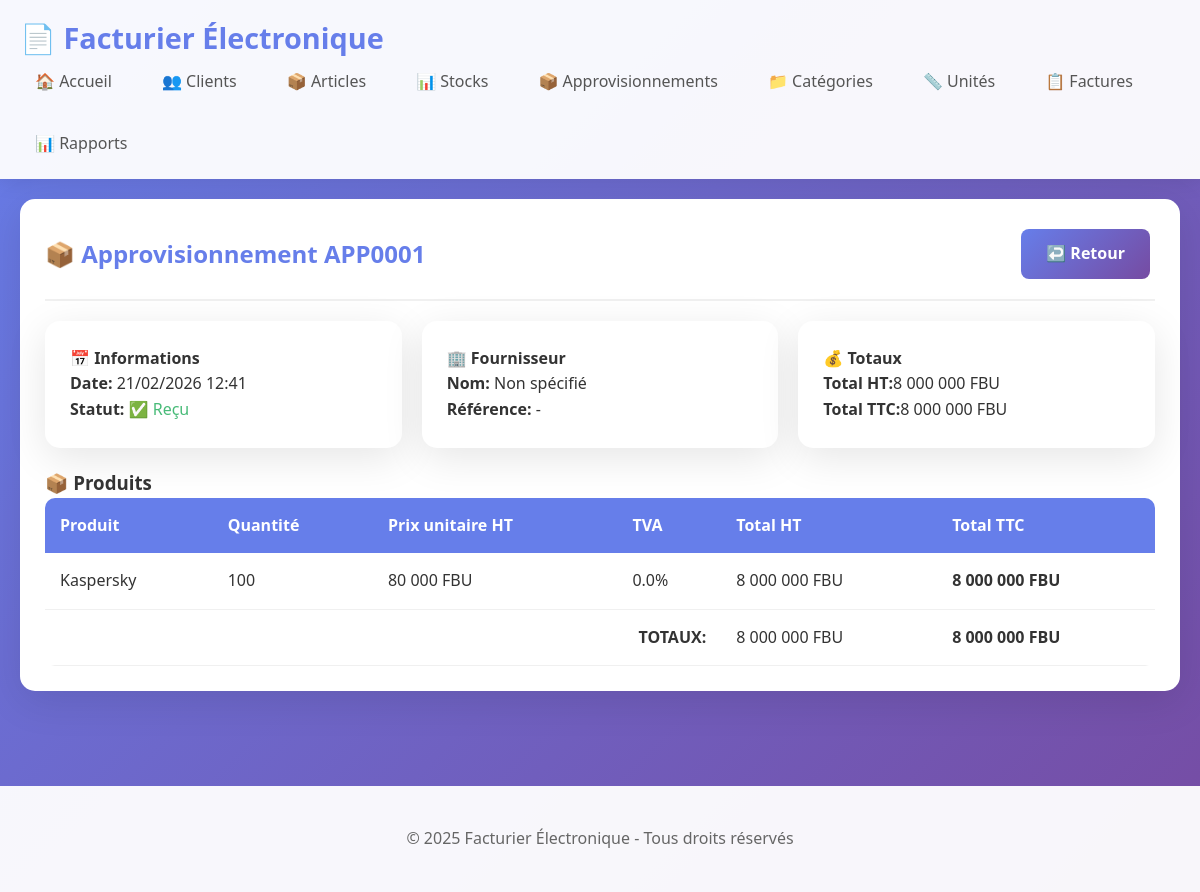
Screenshot of /approvisionnement/1 with the database file from the repository.
### models.py (models this page shows, shortened)
class Approvisionnement(db.Model):
    __tablename__ = 'approvisionnements'
    id = db.Column(db.Integer, primary_key=True)
    numero = db.Column(db.String(20), unique=True, nullable=False)
    date_approvisionnement = db.Column(db.DateTime, default=datetime.utcnow)
    fournisseur = db.Column(db.String(200))
    reference_fournisseur = db.Column(db.String(100))
    STATUT_EN_ATTENTE = 'en_attente'
    STATUT_RECU = 'recu'
    STATUT_ANNULE = 'annule'
    statut = db.Column(db.String(20), default=STATUT_EN_ATTENTE)
    total_ht = db.Column(db.Float, default=0.0)
    total_ttc = db.Column(db.Float, default=0.0)
    notes = db.Column(db.Text)
    date_creation = db.Column(db.DateTime, default=datetime.utcnow)
    lignes = db.relationship('LigneApprovisionnement', backref='approvisionnement', lazy=True, cascade='all, delete-orphan')

class LigneApprovisionnement(db.Model):
    __tablename__ = 'lignes_approvisionnement'
    id = db.Column(db.Integer, primary_key=True)
    approvisionnement_id = db.Column(db.Integer, db.ForeignKey('approvisionnements.id'), nullable=False)
    produit_id = db.Column(db.Integer, db.ForeignKey('produits.id'), nullable=False)
    quantite = db.Column(db.Integer, nullable=False)
    prix_unitaire_ht = db.Column(db.Float, nullable=False)
    prix_unitaire_ttc = db.Column(db.Float, nullable=False)
    tva = db.Column(db.Float, nullable=False)
    produit = db.relationship('Produit')
    @property
    def total_ht(self):
        return self.quantite * self.prix_unitaire_ht
    @property
    def total_ttc(self):
        return self.quantite * self.prix_unitaire_ttc

class Produit(db.Model):
    __tablename__ = 'produits'
    id = db.Column(db.Integer, primary_key=True)
    nom = db.Column(db.String(100), nullable=False)
    code = db.Column(db.String(50), unique=True)
    unite_mesure_id = db.Column(db.Integer, db.ForeignKey('unites_mesure.id'), nullable=False)
    categorie_id = db.Column(db.Integer, db.ForeignKey('categories.id'), nullable=False)
    unite_mesure = db.relationship('UniteMesure', backref='produits')
    categorie = db.relationship('Categorie', backref='produits')
    tva = db.Column(db.Float, nullable=False, default=0.0)
    tc = db.Column(db.String(5), nullable=False)
    pf = db.Column(db.String(5), nullable=False)
    article_stockable = db.Column(db.String(5), nullable=False)
    pv_ttc = db.Column(db.Float, nullable=False, default=0.0)
    quantite_initiale = db.Column(db.Float, default=0.0)  # Initial quantity
    stock_minimum = db.Column(db.Float, default=0.0)  # Alert threshold
    pru = db.Column(db.Float, default=0.0)  # Prix de revient unitaire
    stock_actuel = db.Column(db.Float, default=0.0)  # Current stock (calculated from movements)
    date_creation = db.Column(db.DateTime, default=datetime.utcnow)
    lignes_facture = db.relationship('LigneFacture', backref='produit_ref', lazy=True)
    mouvements_stock = db.relationship('MouvementStock', backref='produit', lazy=True, cascade='all, delete-orphan')
    """
        Add a stock movement and update current stock
    """

### app.py (the view)
@app.route('/approvisionnement/<int:id>')
def approvisionnement_detail(id):
    appro = Approvisionnement.query.get_or_404(id)
    return render_template('approvisionnement.html', appro=appro)

### templates/approvisionnement.html (shortened to what this page needs)
{% extends "base.html" %}
{% block content %}
<div class="card">
    <div class="card-header">
        <h2>📦 Approvisionnement {{ appro.numero }}</h2>
        <div>
            <a href="{{ url_for('approvisionnements_list') }}" class="btn btn-primary">↩️ Retour</a>
        </div>
    </div>
    <div style="display: grid; grid-template-columns: repeat(auto-fit, minmax(250px, 1fr)); gap: 20px; margin-bottom: 20px;">
        <div class="card" style="margin: 0;">
            <h4>📅 Informations</h4>
            <p><strong>Date:</strong> {{ appro.date_approvisionnement.strftime('%d/%m/%Y %H:%M') }}</p>
            <p><strong>Statut:</strong>
                {% if appro.statut == 'recu' %}
                <span style="color: #48bb78;">✅ Reçu</span>
                {% elif appro.statut == 'en_attente' %}
                <span style="color: #ed8936;">⏳ En attente</span>
                {% else %}
                <span style="color: #f56565;">❌ Annulé</span>
                {% endif %}
            </p>
        </div>
        <div class="card" style="margin: 0;">
            <h4>🏢 Fournisseur</h4>
            <p><strong>Nom:</strong> {{ appro.fournisseur or 'Non spécifié' }}</p>
            <p><strong>Référence:</strong> {{ appro.reference_fournisseur or '-' }}</p>
        </div>
        <div class="card" style="margin: 0;">
            <h4>💰 Totaux</h4>
            <p><strong>Total HT:</strong>{{ "{:,.0f}".format(appro.total_ht).replace(',', ' ') }} FBU</p>
            <p><strong>Total TTC:</strong>{{ "{:,.0f}".format(appro.total_ttc).replace(',', ' ') }} FBU</p>
        </div>
    </div>
    <h3>📦 Produits</h3>
    <div class="table-responsive">
        <table>
            <thead>
                <tr>
                    <th>Produit</th>
                    <th>Quantité</th>
                    <th>Prix unitaire HT</th>
                    <th>TVA</th>
                    <th>Total HT</th>
                    <th>Total TTC</th>
                </tr>
            </thead>
            <tbody>
                {% for ligne in appro.lignes %}
                <tr>
                    <td>{{ ligne.produit.nom }}</td>
                    <td>{{ ligne.quantite }}</td>
                    <td> {{ "{:,.0f}".format(ligne.prix_unitaire_ht).replace(',', ' ') }} FBU</td>
                    <td>{{ ligne.tva }}%</td>
                    <td>{{ "{:,.0f}".format(ligne.total_ht).replace(',', ' ') }} FBU</td>
                    <td><strong>{{ "{:,.0f}".format(ligne.total_ttc).replace(',', ' ') }} FBU</strong></td>
                </tr>
                {% endfor %}
            </tbody>
            <tfoot>
                <tr>
                    <td colspan="4" style="text-align: right;"><strong>TOTAUX:</strong></td>
                    <td>{{ "{:,.0f}".format(appro.total_ht).replace(',', ' ') }} FBU</td>
                    <td><strong>{{ "{:,.0f}".format(appro.total_ttc).replace(',', ' ') }} FBU</strong></td>
                </tr>
            </tfoot>
        </table>
    </div>
</div>
{% endblock %}

### static/style.css (style rules this page uses)
* { margin: 0; padding: 0; box-sizing: border-box; }
body { font-family: 'Segoe UI', Tahoma, Geneva, Verdana, sans-serif; line-height: 1.6; color: #333; background: linear-gradient(135deg, #667eea 0%, #764ba2 100%); min-height: 100vh; }
a { text-decoration: none; color: #667eea; }
.card { background: white; border-radius: 15px; padding: 25px; margin-bottom: 25px; box-shadow: 0 10px 40px rgba(0,0,0,0.1); transition: transform 0.3s; }
.card-header { display: flex; justify-content: space-between; align-items: center; flex-wrap: wrap; margin-bottom: 20px; padding-bottom: 15px; border-bottom: 2px solid #f0f0f0; }
.card-header h2 { color: #667eea; font-size: 1.5rem; }
.table-responsive { overflow-x: auto; border-radius: 10px; }
table { width: 100%; border-collapse: collapse; background: white; }
th { background: #667eea; color: white; font-weight: 600; padding: 15px; text-align: left; }
td { padding: 15px; border-bottom: 1px solid #f0f0f0; }
.btn { display: inline-block; padding: 12px 25px; border: none; border-radius: 8px; font-size: 16px; font-weight: 600; cursor: pointer; transition: all 0.3s; margin: 5px; text-align: center; min-width: 120px; }
.btn-primary { background: linear-gradient(135deg, #667eea 0%, #764ba2 100%); color: white; }

### rows the page displays
Approvisionnement: numero "APP0001", date_approvisionnement "21/02/2026 12:41", fournisseur "Non spécifié", reference_fournisseur "-", total_ht "8 000 000", total_ttc "8 000 000"
LigneApprovisionnement: produit.nom "Kaspersky", quantite "100", prix_unitaire_ht "80 000", tva "0.0", quantite+prix_unitaire_ht "8 000 000", quantite+prix_unitaire_ttc "8 000 000"
